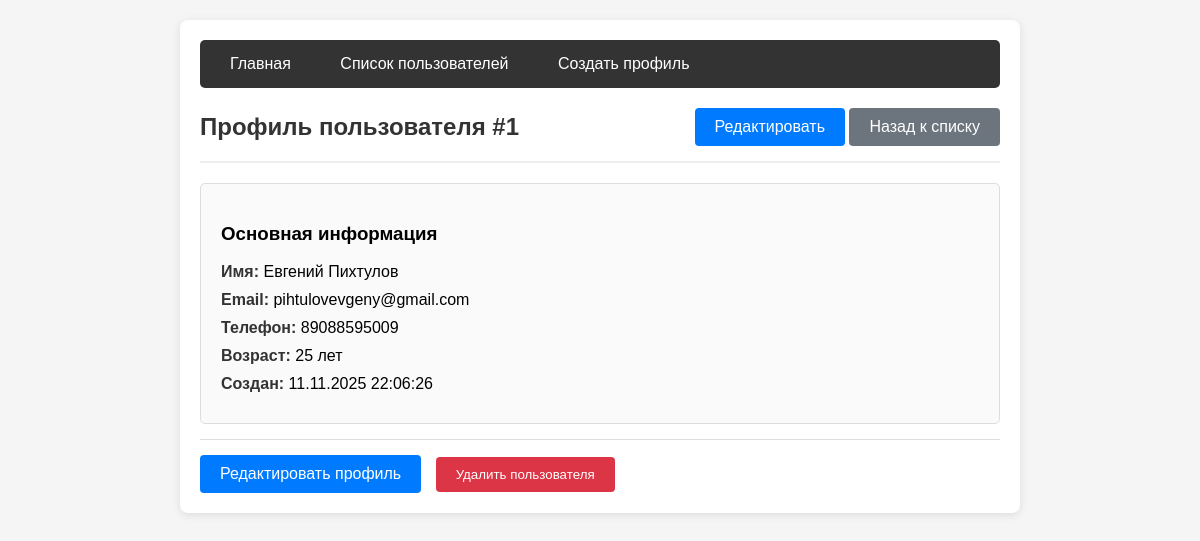
The page /user_profile/1/ on the database its author committed.
### main_app/models.py (models this page shows, shortened)
class User(models.Model):
    name = models.CharField(max_length=100)
    age = models.IntegerField()
    phone = models.CharField(max_length=20)
    email = models.EmailField()
    created_at = models.DateTimeField(auto_now_add=True)
    class Meta:
        ordering = ['-created_at']

### main_app/views.py (the view)
# urls.py: path('user_profile/<int:user_id>/', views.user_profile, name='user_profile'),
def user_profile(request, user_id):
    user = get_object_or_404(User, id=user_id)
    return render(request, 'user_profile.html', {'user': user})

### main_app/templates/user_profile.html (shortened to what this page needs)
{% extends "base.html" %}
{% block content %}
<div class="header">
    <h2>Профиль пользователя #{{ user.id }}</h2>
    <div>
        <a href="{% url 'edit_profile' user.id %}" class="btn">Редактировать</a>
        <a href="{% url 'user_list' %}" class="btn btn-secondary">Назад к списку</a>
    </div>
</div>
<div class="user-card">
    <h3>Основная информация</h3>
    <div class="user-info">
        <strong>Имя:</strong> {{ user.name }}
    </div>
    <div class="user-info">
        <strong>Email:</strong> {{ user.email }}
    </div>
    <div class="user-info">
        <strong>Телефон:</strong> {{ user.phone }}
    </div>
    <div class="user-info">
        <strong>Возраст:</strong> {{ user.age }} лет
    </div>
    <div class="user-info">
        <strong>Создан:</strong> {{ user.created_at|date:"d.m.Y H:i:s" }}
    </div>
</div>
<div class="actions">
    <a href="{% url 'edit_profile' user.id %}" class="btn">Редактировать профиль</a>
    <form method="post" action="{% url 'delete_user' user.id %}" style="display: inline;">
        <button type="submit" class="btn btn-danger" onclick="return confirm('Удалить пользователя {{ user.name }}?')">
            Удалить пользователя
        </button>
    </form>
</div>
{% endblock %}

### main_app/templates/base.html (style rules this page uses)
body { font-family: Arial, sans-serif; margin: 0; padding: 20px; background-color: #f5f5f5; }
.btn { background: #007bff; color: white; padding: 10px 20px; border: none; border-radius: 4px; cursor: pointer; text-decoration: none; display: inline-block; }
.btn-danger { background: #dc3545; }
.btn-secondary { background: #6c757d; }
.user-card { border: 1px solid #ddd; padding: 20px; margin-bottom: 15px; border-radius: 5px; background: #fafafa; }
.user-info { margin-bottom: 10px; }
.user-info strong { color: #333; }
.header { display: flex; justify-content: space-between; align-items: center; margin-bottom: 20px; padding-bottom: 15px; border-bottom: 2px solid #eee; }
.header h1, .header h2 { margin: 0; color: #333; }
.actions { margin-top: 15px; padding-top: 15px; border-top: 1px solid #ddd; }
.actions .btn { margin-right: 10px; }

### rows shown on the page
User: id "1", name "Евгений Пихтулов", email "pihtulovevgeny@gmail.com", phone "89088595009", age "25", created_at "11.11.2025 22:06:26"
